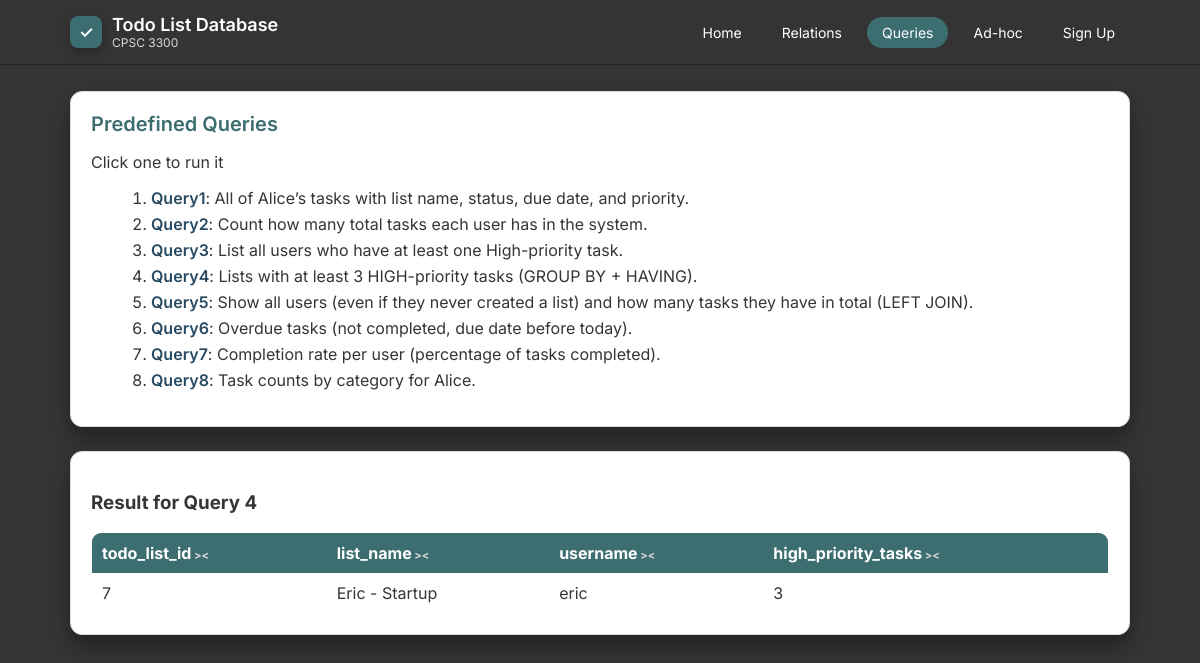
/queries.php?q=4, run on the app's committed database.
### tables this page shows
CREATE TABLE Todo_List (
  todo_list_id   INT AUTO_INCREMENT  PRIMARY KEY,
  user_id      INT NOT NULL,
  list_name         VARCHAR(100) NOT NULL,
FOREIGN KEY (user_id) REFERENCES Users(user_id)
    ON DELETE CASCADE
);

CREATE TABLE Users (
    user_id       INT AUTO_INCREMENT PRIMARY KEY,
    username      VARCHAR(50)  NOT NULL UNIQUE,
    email         VARCHAR(100) NOT NULL UNIQUE,
    password_hash VARCHAR(255) NOT NULL
);

### queries.php (the view, shortened to what this page needs)
<?php
include 'db.php';
include 'header.php';
?>
<div class="card">
<h2>Predefined Queries</h2>
<p>Click one to run it</p>
<?php
$selected = isset($_GET['q']) ? (int)$_GET['q'] : 0;
?>
<ol>
<?php foreach ($queries as $id => $info): ?>
    <li>
        <a href="queries.php?q=<?php echo $id; ?>">Query<?php echo $id; ?></a>:
        <?php echo htmlspecialchars($info[0]); ?>
    </li>
<?php endforeach; ?>
</ol>
</div>
<?php if ($selected && isset($queries[$selected])): ?>
<div class="card">
<h3>Result for Query <?php echo $selected; ?></h3>
<?php
$sql = $queries[$selected][1];
try {
    $stmt = $pdo->query($sql);
    $rows = $stmt->fetchAll();
    if (!$rows) {
        echo "<p>No rows returned.</p>";
    } else {
        echo "<table>";
        echo "<thead><tr>";
        foreach (array_keys($rows[0]) as $col) {
            echo "<th class=\"sortable\">" . htmlspecialchars($col) . "</th>";
        }
        echo "</tr></thead>";
        echo "<tbody>";
        foreach ($rows as $row) {
            echo "<tr>";
            foreach ($row as $val) {
                echo "<td>" . htmlspecialchars((string)$val) . "</td>";
            }
            echo "</tr>";
        }
        echo "</tbody>";
        echo "</table>";
    }
} catch (PDOException $e) {
    echo "<p><strong>Error running query:</strong> " . htmlspecialchars($e->getMessage()) . "</p>";
}
?>
</div>
<?php endif; ?>
<?php
echo "</div></body></html>";
?>

### header.php (style rules this page uses)
:root { --bg-dark: #353535; --bg-card: #ffffff; --accent-blue: #3c6e71; --accent-blue2: #284b63; --text-light: #ffffff; --text-dark: #353535; --grey-soft: #d9d9d9; --radius: 12px; --shadow: 0 12px 22px rgba(0,0,0,0.35); }
* { box-sizing: border-box; }
body { margin: 0; padding: 0; background: var(--bg-dark); font-family: "Inter", sans-serif; color: var(--text-light); }
a { color: var(--text-light); text-decoration: none; }
.card { background: var(--bg-card); border-radius: var(--radius); border: 1px solid var(--grey-soft); box-shadow: var(--shadow); padding: 20px; margin-bottom: 24px; color: var(--text-dark); }
.card h2 { margin: 0; font-size: 20px; font-weight: 600; color: var(--accent-blue); }
ol { margin-left: 20px; }
ol li { margin-bottom: 6px; }
ol li a { color: var(--accent-blue2) !important; font-weight: 600; }
table { width: 100%; border-collapse: collapse; margin-top: 12px; background: var(--bg-card); border: 1px solid var(--grey-soft); border-radius: 10px; overflow: hidden; color: var(--text-dark); }
th { background: var(--accent-blue); padding: 10px; color: white; text-align: left; }
td { padding: 10px; border-bottom: 1px solid var(--grey-soft); }
th.sortable { cursor: pointer; }
th.sortable::after { content: ' ><'; font-size: 11px; color: var(--grey-soft); }

### data on the page
todo_list: todo_list_id "7", list_name "Eric - Startup", user.username "eric", val "3"

### other printed values
$id "1"
$info[0] "All of Alice’s tasks with list name, status, due date, and priority."
$id "2"
$info[0] "Count how many total tasks each user has in the system."
$id "3"
$info[0] "List all users who have at least one High-priority task."
$id "4"
$info[0] "Lists with at least 3 HIGH-priority tasks (GROUP BY + HAVING)."
$id "5"
$info[0] "Show all users (even if they never created a list) and how many tasks they have in total (LEFT JOIN)."
$id "6"
$info[0] "Overdue tasks (not completed, due date before today)."
$id "7"
$info[0] "Completion rate per user (percentage of tasks completed)."
$id "8"
